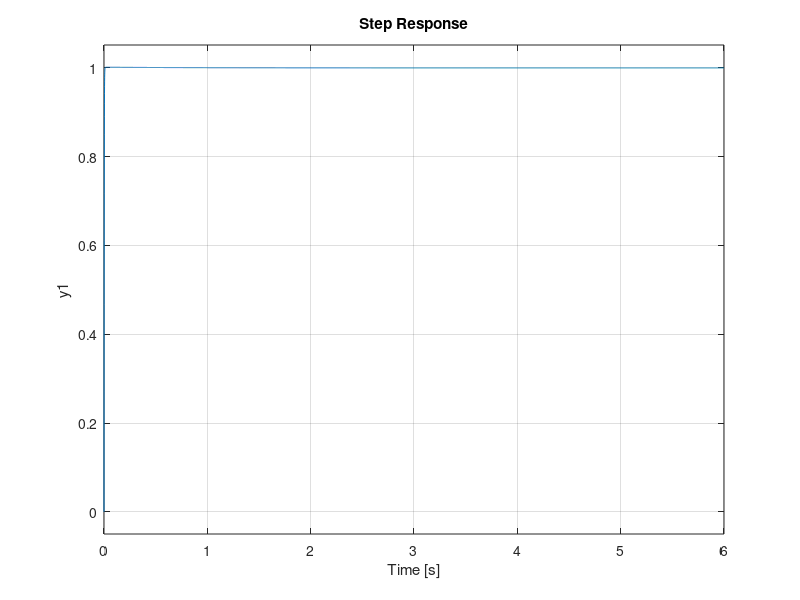
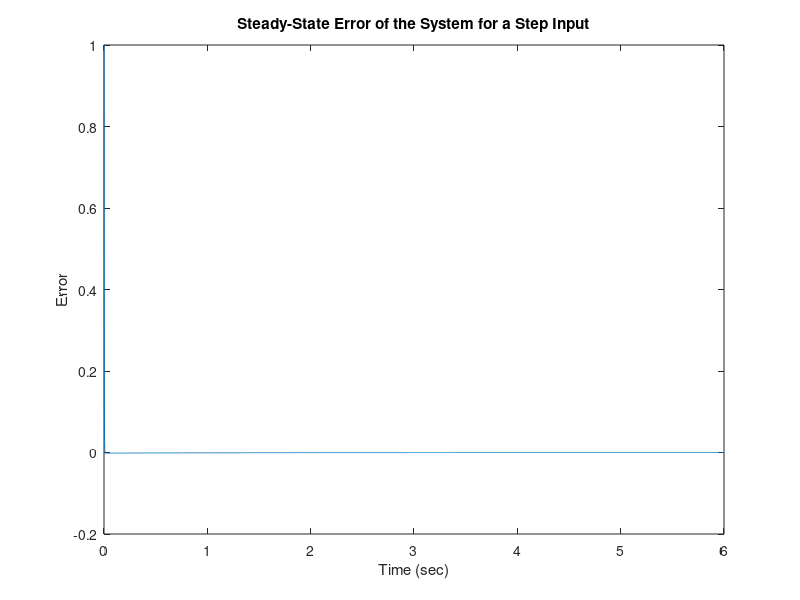
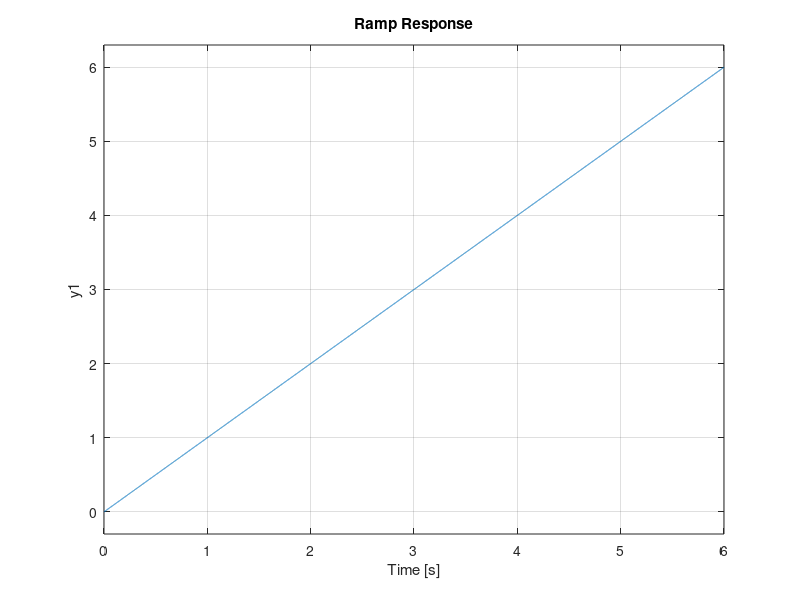
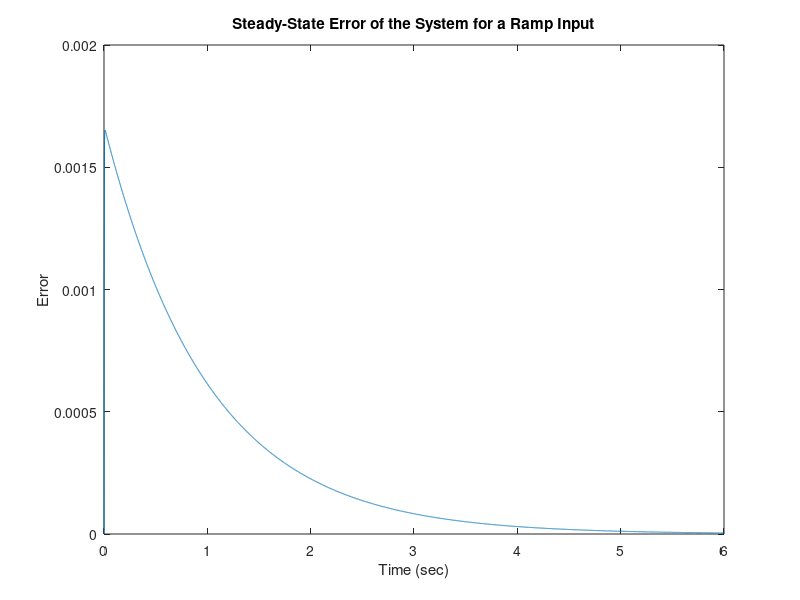

The MATLAB source for these figures, in order:
clc; close all; clear all;
tau1=1;
tau2=0;
%----------------------------------------------------------------
% Controller, G1(s) and Graphical Output
%----------------------------------------------------------------
K2=100;
num=[tau1 1];      % define tau of numerator of Controller
K1=6;
num1=K2*num;      % define numerator of Controller
dent1=[tau2 1];    % define denominator of Controller
T1=tf(num1, dent1);  % create transfer function of Controller
num2=K1;        % define numerator of G1(s)
dent2=[1 0 0];     % define denominator of G1(s)
T2=tf(num2, dent2);   % create transfer function of G1(s)
G=T1*T2;
T=feedback(G,1);
figure
[y1, t1] = step(T);
step(T);       % graphical representation of step response
figure
plot(t1, 1-y1);    % graphical representation of steady-state error for a step input
title('Steady-State Error of the System for a Step Input');
xlabel('Time (sec)');
ylabel('Error');
num3=1;            % define numerator of input signal
dent3=[1 0];     % define denominator of input signal
T3=tf(num3, dent3);    % create transfer function of input signal
figure
[y2, t2] = step(T*T3);
step(T*T3);             % graphical representation of ramp response
title('Ramp Response');
figure
plot(t2, t2-y2);      % graphical representation of steady-state error for a ramp input
title('Steady-State Error of the System for a Ramp Input');
xlabel('Time (sec)');
ylabel('Error');